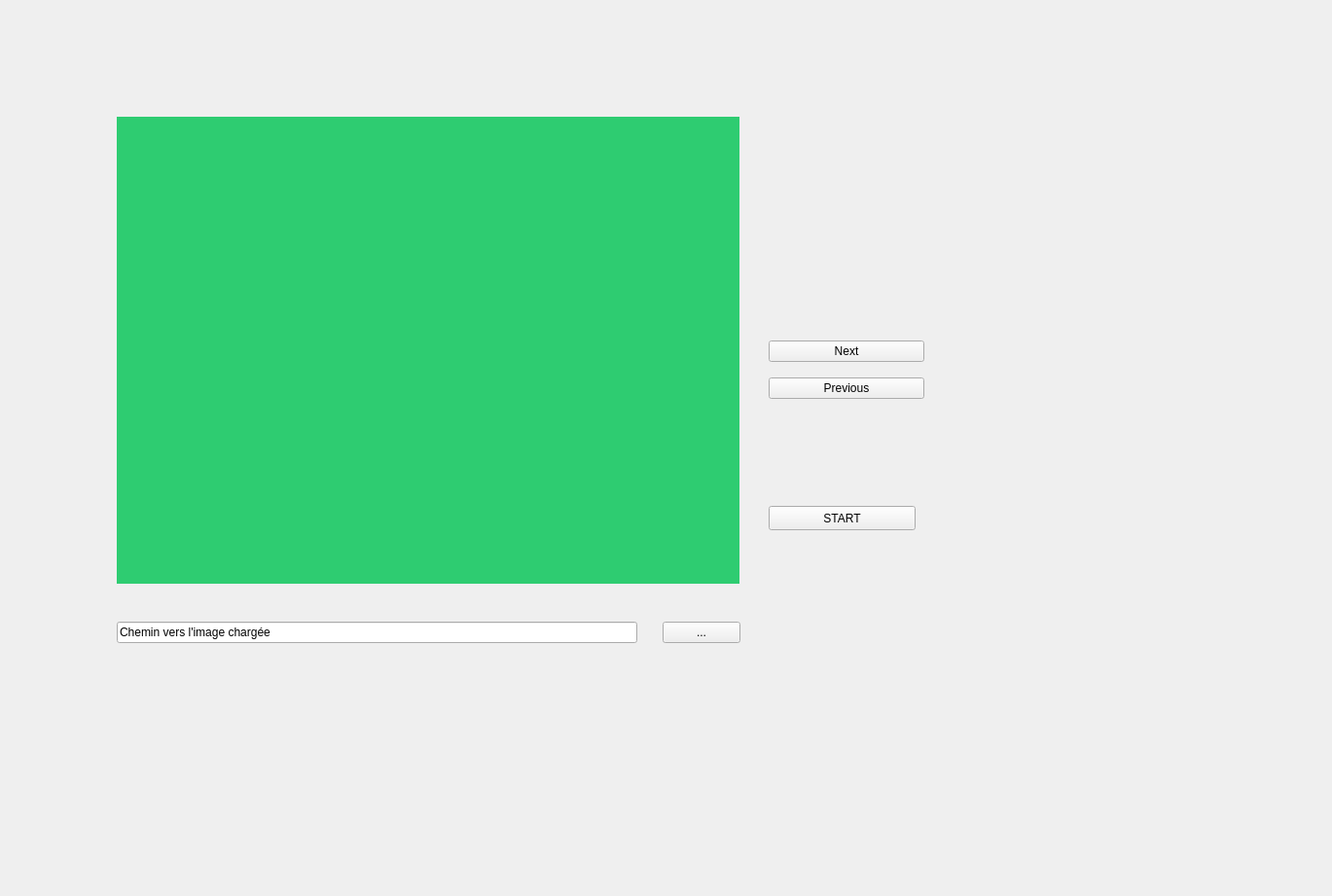
<?xml version="1.0" encoding="UTF-8"?>
<ui version="4.0">
 <class>Form</class>
 <widget class="QWidget" name="Form">
  <property name="geometry">
   <rect>
    <x>0</x>
    <y>0</y>
    <width>1369</width>
    <height>921</height>
   </rect>
  </property>
  <property name="windowTitle">
   <string>Form</string>
  </property>
  <widget class="QLabel" name="mLabel">
   <property name="geometry">
    <rect>
     <x>120</x>
     <y>120</y>
     <width>640</width>
     <height>480</height>
    </rect>
   </property>
   <property name="autoFillBackground">
    <bool>false</bool>
   </property>
   <property name="styleSheet">
    <string notr="true">background-color: rgb(46, 204, 113);</string>
   </property>
   <property name="text">
    <string/>
   </property>
  </widget>
  <widget class="QWidget" name="horizontalLayoutWidget">
   <property name="geometry">
    <rect>
     <x>120</x>
     <y>610</y>
     <width>641</width>
     <height>80</height>
    </rect>
   </property>
   <layout class="QHBoxLayout" name="horizontalLayout_2">
    <item>
     <widget class="QLineEdit" name="mLineEdit">
      <property name="enabled">
       <bool>true</bool>
      </property>
      <property name="autoFillBackground">
       <bool>false</bool>
      </property>
      <property name="text">
       <string>Chemin vers l'image chargée</string>
      </property>
      <property name="readOnly">
       <bool>true</bool>
      </property>
     </widget>
    </item>
    <item>
     <spacer name="verticalSpacer">
      <property name="orientation">
       <enum>Qt::Vertical</enum>
      </property>
      <property name="sizeType">
       <enum>QSizePolicy::Fixed</enum>
      </property>
      <property name="sizeHint" stdset="0">
       <size>
        <width>20</width>
        <height>40</height>
       </size>
      </property>
     </spacer>
    </item>
    <item>
     <widget class="QPushButton" name="mButtonBrowse">
      <property name="enabled">
       <bool>true</bool>
      </property>
      <property name="autoFillBackground">
       <bool>false</bool>
      </property>
      <property name="text">
       <string>...</string>
      </property>
     </widget>
    </item>
   </layout>
  </widget>
  <widget class="QWidget" name="verticalLayoutWidget">
   <property name="geometry">
    <rect>
     <x>790</x>
     <y>340</y>
     <width>160</width>
     <height>80</height>
    </rect>
   </property>
   <layout class="QVBoxLayout" name="verticalLayout">
    <item>
     <widget class="QPushButton" name="mButtonN">
      <property name="text">
       <string>Next</string>
      </property>
     </widget>
    </item>
    <item>
     <widget class="QPushButton" name="mButtonP">
      <property name="text">
       <string>Previous</string>
      </property>
     </widget>
    </item>
   </layout>
  </widget>
  <widget class="QPushButton" name="mAnimate">
   <property name="geometry">
    <rect>
     <x>790</x>
     <y>520</y>
     <width>151</width>
     <height>25</height>
    </rect>
   </property>
   <property name="text">
    <string>START</string>
   </property>
   <property name="checkable">
    <bool>true</bool>
   </property>
   <property name="checked">
    <bool>false</bool>
   </property>
  </widget>
 </widget>
 <resources/>
 <connections>
  <connection>
   <sender>mButtonBrowse</sender>
   <signal>clicked()</signal>
   <receiver>Form</receiver>
   <slot>LoadFiles()</slot>
   <hints>
    <hint type="sourcelabel">
     <x>712</x>
     <y>648</y>
    </hint>
    <hint type="destinationlabel">
     <x>820</x>
     <y>649</y>
    </hint>
   </hints>
  </connection>
  <connection>
   <sender>mButtonN</sender>
   <signal>clicked()</signal>
   <receiver>Form</receiver>
   <slot>Next()</slot>
   <hints>
    <hint type="sourcelabel">
     <x>868</x>
     <y>363</y>
    </hint>
    <hint type="destinationlabel">
     <x>1041</x>
     <y>362</y>
    </hint>
   </hints>
  </connection>
  <connection>
   <sender>mButtonP</sender>
   <signal>clicked()</signal>
   <receiver>Form</receiver>
   <slot>Previous()</slot>
   <hints>
    <hint type="sourcelabel">
     <x>930</x>
     <y>394</y>
    </hint>
    <hint type="destinationlabel">
     <x>1046</x>
     <y>399</y>
    </hint>
   </hints>
  </connection>
  <connection>
   <sender>mAnimate</sender>
   <signal>clicked()</signal>
   <receiver>Form</receiver>
   <slot>Animate()</slot>
   <hints>
    <hint type="sourcelabel">
     <x>892</x>
     <y>536</y>
    </hint>
    <hint type="destinationlabel">
     <x>1042</x>
     <y>527</y>
    </hint>
   </hints>
  </connection>
 </connections>
 <slots>
  <slot>LoadFiles()</slot>
  <slot>Next()</slot>
  <slot>Previous()</slot>
  <slot>Animate()</slot>
 </slots>
</ui>
